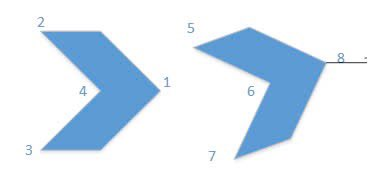
//> input picture Ex2/2_extra/image.jpg, 368 x 177 px
$ ./main   (built with g++ and OpenCV 4)
//> lines starting //> are read from the running program, lines starting //| are printed output that depends on the picture
#include "opencv2/opencv.hpp"
#include <iostream>
#include <opencv2/imgcodecs.hpp>
#include <opencv2/highgui.hpp>
#include <opencv2/imgproc.hpp>
#include <fstream>

using namespace cv;
using namespace std;

int main()
{
  Mat src = imread("../image.jpg", IMREAD_GRAYSCALE);
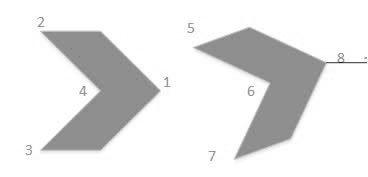
//> src: 177 rows x 368 cols, CV_8UC1; min 29, max 255, mean 229.2
  if (src.empty())
  {
    cerr << "Error: Image not found!" << endl;
    return -1;
  }

  Mat dst1, dst_norm, dst2;
  int thresh = 111;
  GaussianBlur(src, src, Size(3, 3), 0.1, 0, BORDER_REPLICATE);
  dst1 = Mat::zeros(src.size(), CV_32FC1);
  dst_norm = Mat::zeros(src.size(), CV_32FC1);
  int n = 0, x1, y1;
  Scalar color(255);

  cornerHarris(src, dst1, 7, 5, 0.04, BORDER_REPLICATE);
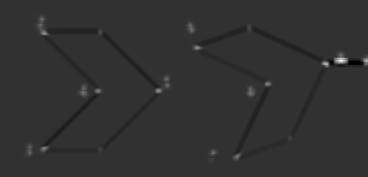
//> dst1: 177 rows x 368 cols, CV_32FC1; min -0.024, max 0.0983, mean -9.28e-05; drawn with min black and max white
  normalize(dst1, dst_norm, 0, 255, NORM_MINMAX);
  convertScaleAbs(dst_norm, dst2);

  for (int j = 0; j < dst_norm.rows; j++) {
    for (int i = 0; i < dst_norm.cols; i++) {
      if ((int)dst2.at<uchar>(j, i) == thresh && i < (dst2.cols / 2) && j > (dst2.rows / 3)) {
        n++;
        if (n == 2) {
          circle(dst2, Point(i, j), 5, color, 2, 8, 0);
          x1 = i;
          y1 = j;
        }
      }
    }
  }
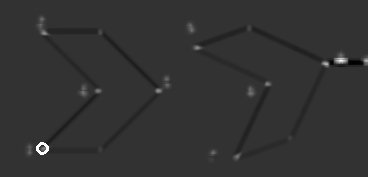
//> dst2: 177 rows x 368 cols, CV_8UC1; min 0, max 255, mean 50.1
//> after the loop, n = 2; x1 = 42; y1 = 148

  imshow("Interest corner 4", dst2);
  cout << "The image has a size of " << dst2.cols << " by " << dst2.rows << "." << endl;
//| The image has a size of 368 by 177.
  cout << "Corner 4 is located at x = " << x1 << " and y = " << y1 << endl;
//| Corner 4 is located at x = 42 and y = 148

  waitKey(0);
  destroyAllWindows();

  return 0;
}
